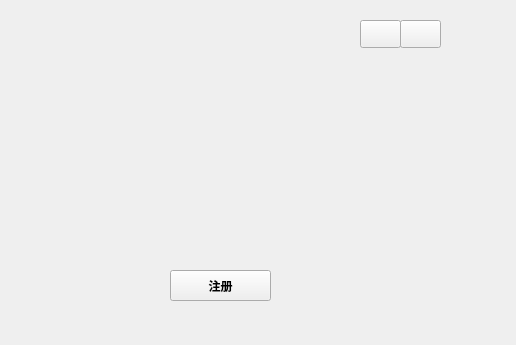
<?xml version="1.0" encoding="UTF-8"?>
<ui version="4.0">
 <class>ShareWindow</class>
 <widget class="QMainWindow" name="ShareWindow">
  <property name="geometry">
   <rect>
    <x>0</x>
    <y>0</y>
    <width>516</width>
    <height>345</height>
   </rect>
  </property>
  <property name="windowTitle">
   <string>分享</string>
  </property>
  <widget class="QWidget" name="centralwidget">
   <widget class="QWidget" name="widget" native="true">
    <property name="geometry">
     <rect>
      <x>10</x>
      <y>50</y>
      <width>441</width>
      <height>271</height>
     </rect>
    </property>
    <widget class="QPushButton" name="pushButton_2">
     <property name="geometry">
      <rect>
       <x>160</x>
       <y>220</y>
       <width>101</width>
       <height>31</height>
      </rect>
     </property>
     <property name="font">
      <font>
       <family>幼圆</family>
       <pointsize>9</pointsize>
       <weight>75</weight>
       <bold>true</bold>
      </font>
     </property>
     <property name="text">
      <string>注册</string>
     </property>
    </widget>
   </widget>
   <widget class="QWidget" name="widget_3" native="true">
    <property name="geometry">
     <rect>
      <x>10</x>
      <y>20</y>
      <width>441</width>
      <height>31</height>
     </rect>
    </property>
    <widget class="QPushButton" name="minButton">
     <property name="geometry">
      <rect>
       <x>350</x>
       <y>0</y>
       <width>41</width>
       <height>28</height>
      </rect>
     </property>
     <property name="text">
      <string/>
     </property>
    </widget>
    <widget class="QPushButton" name="closeButton">
     <property name="geometry">
      <rect>
       <x>390</x>
       <y>0</y>
       <width>41</width>
       <height>28</height>
      </rect>
     </property>
     <property name="text">
      <string/>
     </property>
    </widget>
   </widget>
  </widget>
 </widget>
 <resources/>
 <connections/>
</ui>
